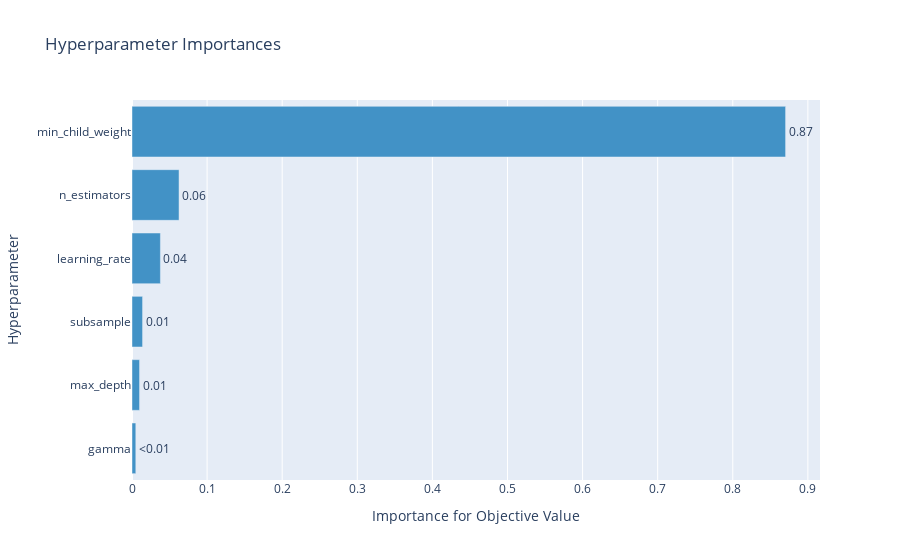

The code cell stored with this chart in its notebook:
### Code cell
optuna.visualization.plot_param_importances(study)

### Figure 1 — Plotly figure (JSON) as saved in the notebook; plotly's stock layout.template omitted (floating-point values rounded to 4 significant figures)
{"data": [{"cliponaxis": false, "hovertemplate": ["gamma (FloatDistribution): 0.0050681139524806325<extra></extra>", "max_depth (IntDistribution): 0.010047725356212997<extra></extra>", "subsample (CategoricalDistribution): 0.014069341172042444<extra></extra>", "learning_rate (FloatDistribution): 0.037824215118640966<extra></extra>", "n_estimators (IntDistribution): 0.06264187212565493<extra></extra>", "min_child_weight (IntDistribution): 0.8703487322749681<extra></extra>"], "marker": {"color": "rgb(66,146,198)"}, "orientation": "h", "text": ["<0.01", "0.01", "0.01", "0.04", "0.06", "0.87"], "textposition": "outside", "type": "bar", "x": [0.005068, 0.01005, 0.01407, 0.03782, 0.06264, 0.8703], "y": ["gamma", "max_depth", "subsample", "learning_rate", "n_estimators", "min_child_weight"]}], "layout": {"showlegend": false, "title": {"text": "Hyperparameter Importances"}, "xaxis": {"title": {"text": "Importance for Objective Value"}}, "yaxis": {"title": {"text": "Hyperparameter"}}}}
